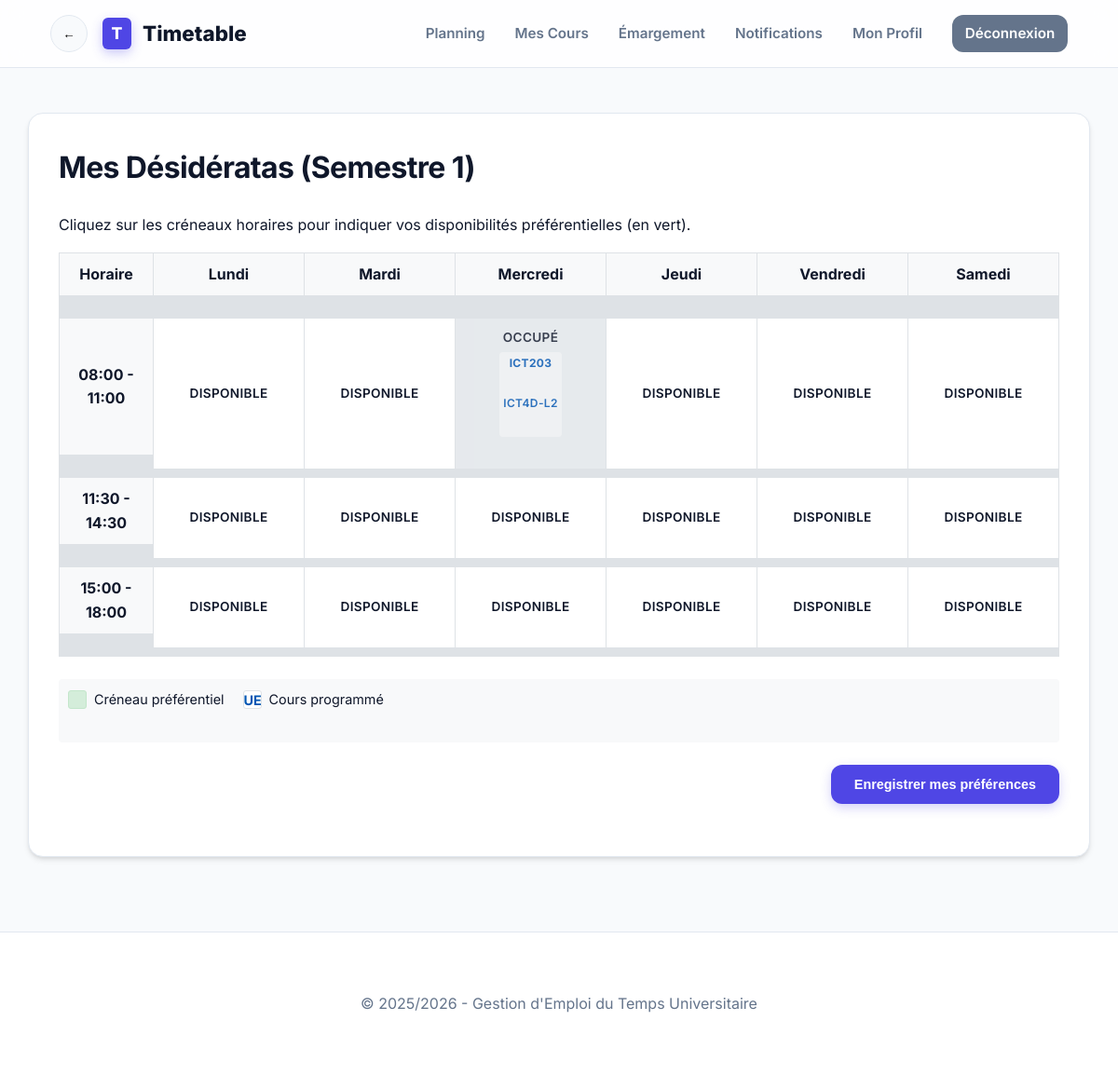
The app's page /timetable_app/modules/preferences/submit.php (signed in) with its own data.
### tables this page shows
CREATE TABLE `slots` (
  `id` int(11) NOT NULL AUTO_INCREMENT,
  `day` varchar(20) NOT NULL,
  `start_time` varchar(10) NOT NULL,
  `end_time` varchar(10) NOT NULL,
  PRIMARY KEY (`id`)
);

CREATE TABLE `timetable` (
  `id` int(11) NOT NULL AUTO_INCREMENT,
  `class_id` int(11) DEFAULT NULL,
  `course_id` int(11) DEFAULT NULL,
  `teacher_id` int(11) DEFAULT NULL,
  `room_id` int(11) DEFAULT NULL,
  `slot_id` int(11) DEFAULT NULL,
  `semester_id` int(11) DEFAULT NULL,
  `week_number` int(11) DEFAULT NULL,
  `date_passage` date DEFAULT NULL,
  `group_name` varchar(10) DEFAULT NULL,
  `type` varchar(20) DEFAULT 'CM',
  PRIMARY KEY (`id`),
  KEY `class_id` (`class_id`),
  KEY `course_id` (`course_id`),
  KEY `teacher_id` (`teacher_id`),
  KEY `room_id` (`room_id`),
  KEY `slot_id` (`slot_id`),
  KEY `semester_id` (`semester_id`),
  CONSTRAINT `timetable_ibfk_1` FOREIGN KEY (`class_id`) REFERENCES `classes` (`id`),
  CONSTRAINT `timetable_ibfk_2` FOREIGN KEY (`course_id`) REFERENCES `courses` (`id`),
  CONSTRAINT `timetable_ibfk_3` FOREIGN KEY (`teacher_id`) REFERENCES `teachers` (`id`),
  CONSTRAINT `timetable_ibfk_4` FOREIGN KEY (`room_id`) REFERENCES `rooms` (`id`),
  CONSTRAINT `timetable_ibfk_5` FOREIGN KEY (`slot_id`) REFERENCES `slots` (`id`),
  CONSTRAINT `timetable_ibfk_6` FOREIGN KEY (`semester_id`) REFERENCES `semesters` (`id`)
);

CREATE TABLE `courses` (
  `id` int(11) NOT NULL AUTO_INCREMENT,
  `code` varchar(20) NOT NULL,
  `title` varchar(200) NOT NULL,
  `program_id` int(11) DEFAULT NULL,
  PRIMARY KEY (`id`),
  KEY `program_id` (`program_id`),
  CONSTRAINT `courses_ibfk_1` FOREIGN KEY (`program_id`) REFERENCES `programs` (`id`)
);

CREATE TABLE `classes` (
  `id` int(11) NOT NULL AUTO_INCREMENT,
  `program_id` int(11) DEFAULT NULL,
  `name` varchar(50) NOT NULL,
  `size` int(11) DEFAULT NULL,
  `semester_id` int(11) DEFAULT NULL,
  PRIMARY KEY (`id`),
  KEY `program_id` (`program_id`),
  KEY `semester_id` (`semester_id`),
  CONSTRAINT `classes_ibfk_1` FOREIGN KEY (`program_id`) REFERENCES `programs` (`id`),
  CONSTRAINT `classes_ibfk_2` FOREIGN KEY (`semester_id`) REFERENCES `semesters` (`id`)
);

### timetable_app/modules/preferences/submit.php (the view, shortened to what this page needs)
<?php
require_once '../../includes/config.php';
$user_id = $_SESSION['user_id'];
$semester_id = 1;
$stmt = $pdo->prepare("SELECT id FROM teachers WHERE user_id = ?");
$stmt->execute([$user_id]);
$teacher = $stmt->fetch();
$teacher_id = $teacher['id'];
$slots = $pdo->query("SELECT * FROM slots ORDER BY id")->fetchAll();
$days = ['Lundi', 'Mardi', 'Mercredi', 'Jeudi', 'Vendredi', 'Samedi'];
$hours = $pdo->query("SELECT DISTINCT start_time, end_time FROM slots ORDER BY start_time")->fetchAll();
$existing_prefs = [];
$scheduled_courses = [];
$stmt = $pdo->prepare("
    SELECT t.slot_id, co.code, cl.name as class_name
    FROM timetable t
    JOIN courses co ON t.course_id = co.id
    JOIN classes cl ON t.class_id = cl.id
    WHERE t.teacher_id = ? AND t.semester_id = ?
");
$stmt->execute([$teacher_id, $semester_id]);
while ($row = $stmt->fetch()) {
    $scheduled_courses[$row['slot_id']][] = $row;
}
require_once '../../includes/header.php';
?>
<div class="card">
    <h1>Mes Désidératas (Semestre 1)</h1>
    <p>Cliquez sur les créneaux horaires pour indiquer vos disponibilités préférentielles (en vert).</p>
    <form method="POST">
        <div class="pref-grid">
            <div class="grid-header">Horaire</div>
            <?php foreach ($days as $day): ?>
                <div class="grid-header"><?php echo $day; ?></div>
            <?php endforeach; ?>
            <?php foreach ($hours as $h): ?>
                <div class="grid-header"><?php echo $h['start_time'] . ' - ' . $h['end_time']; ?></div>
                <?php foreach ($days as $day): ?>
                    <?php
                        $current_slot_id = null;
                        foreach ($slots as $s) {
                            if ($s['day'] === $day && $s['start_time'] === $h['start_time']) {
                                $current_slot_id = $s['id'];
                                break;
                            }
                        }
                    ?>
                    <?php if ($current_slot_id): ?>
                        <?php
                        $is_checked = in_array($current_slot_id, $existing_prefs);
                        $has_course = isset($scheduled_courses[$current_slot_id]);
                        ?>
                        <label class="pref-cell <?php echo $is_checked ? 'selected' : ''; ?> <?php echo $has_course ? 'disabled' : ''; ?>">
                            <?php if (!$has_course): ?>
                                <span><?php echo $is_checked ? 'Préférentiel' : 'Disponible'; ?></span>
                            <?php else: ?>
                                <span>Occupé</span>
                            <?php endif; ?>
                            <?php if ($has_course): ?>
                                <div class="scheduled-info">
                                    <?php foreach ($scheduled_courses[$current_slot_id] as $sc): ?>
                                        <div><strong><?php echo htmlspecialchars($sc['code']); ?></strong></div>
                                        <div><?php echo htmlspecialchars($sc['class_name']); ?></div>
                                    <?php endforeach; ?>
                                </div>
                            <?php endif; ?>
                        </label>
                    <?php else: ?>
                        <div class="pref-cell" style="background: #eee; color: #999;">-</div>
                    <?php endif; ?>
                <?php endforeach; ?>
            <?php endforeach; ?>
        </div>
        <div class="grid-legend">
            <div class="legend-item">
                <span class="legend-color" style="background-color: #d4edda; border: 1px solid #c3e6cb;"></span>
                Créneau préférentiel
            </div>
            <div class="legend-item">
                <span class="legend-color" style="color: #0056b3; text-align: center; font-weight: bold; border: 1px solid #dee2e6; background-color: white;">UE</span>
                Cours programmé
            </div>
        </div>
        <div style="margin-top: 20px; text-align: right;">
            <button type="submit" class="btn btn-primary">Enregistrer mes préférences</button>
        </div>
    </form>
</div>
<?php require_once '../../includes/footer.php'; ?>

### timetable_app/assets/css/style.css (style rules this page uses)
:root { --primary: #4f46e5; --primary-hover: #4338ca; --primary-light: #eef2ff; --secondary: #64748b; --secondary-hover: #475569; --success: #10b981; --success-hover: #059669; --danger: #ef4444; --danger-hover: #dc2626; --warning: #f59e0b; --bg: #f8fafc; --surface: #ffffff; --text: #0f172a; --text-muted: #64748b; --border: #e2e8f0; --input-bg: #ffffff; --shadow-sm: 0 1px 2px 0 rgb(0 0 0 / 0.05); --shadow: 0 4px 6px -1px rgb(0 0 0 / 0.1), 0 2px 4px -2px rgb(0 0 0 / 0.1); --shadow-md: 0 10px 15px -3px rgb(0 0 0 / 0.1), 0 4px 6px -4px rgb(0 0 0 / 0.1); --shadow-lg: 0 20px 25px -5px rgb(0 0 0 / 0.1), 0 8px 10px -6px rgb(0 0 0 / 0.1); --radius-sm: 0.375rem; --radius: 0.75rem; --radius-lg: 1rem; --transition: all 0.3s cubic-bezier(0.4, 0, 0.2, 1); }
* { box-sizing: border-box; margin: 0; padding: 0; }
body { font-family: 'Inter', -apple-system, BlinkMacSystemFont, "Segoe UI", Roboto, sans-serif; background-color: var(--bg); color: var(--text); line-height: 1.6; -webkit-font-smoothing: antialiased; }
.card { background: var(--surface); padding: 2rem; border-radius: var(--radius-lg); border: 1px solid var(--border); box-shadow: var(--shadow); margin-bottom: 2rem; transition: var(--transition); animation: fadeIn 0.8s cubic-bezier(0.16, 1, 0.3, 1); }
.card h1, .card h2, .card h3 { margin-bottom: 1.5rem; color: var(--text); font-weight: 700; letter-spacing: -0.02em; }
.btn { display: inline-flex; align-items: center; justify-content: center; padding: 0.75rem 1.5rem; border-radius: var(--radius); font-weight: 600; font-size: 0.9rem; cursor: pointer; transition: var(--transition); text-decoration: none; border: 1px solid transparent; gap: 0.5rem; }
.btn-primary { background: var(--primary); color: white; box-shadow: 0 4px 12px rgba(79, 70, 229, 0.25); }
form div { margin-bottom: 1.5rem; }
label { display: block; margin-bottom: 0.6rem; font-weight: 600; font-size: 0.85rem; color: var(--text); text-transform: uppercase; letter-spacing: 0.025em; }

### timetable_app/modules/preferences/submit.php (style rules this page uses)
.pref-grid { display: grid; grid-template-columns: 100px repeat(6, 1fr); gap: 1px; background: #dee2e6; border: 1px solid #dee2e6; margin-top: 1rem; }
.pref-cell, .grid-header { background: white; padding: 10px; display: flex; align-items: center; justify-content: center; text-align: center; flex-direction: column; }
.grid-header { font-weight: bold; background-color: #f8f9fa; }
.pref-cell { cursor: pointer; transition: background-color 0.2s; min-height: 60px; user-select: none; }
.pref-cell.disabled { cursor: not-allowed; background-color: #e9ecef; opacity: 0.8; }
.scheduled-info { font-size: 0.75rem; color: #0056b3; margin-top: 4px; background: rgba(255,255,255,0.5); padding: 2px 4px; border-radius: 4px; }
.grid-legend { display: flex; gap: 20px; margin-top: 15px; padding: 10px; background: #f8f9fa; border-radius: 4px; }
.legend-item { display: flex; align-items: center; gap: 8px; font-size: 0.9rem; }
.legend-color { display: inline-block; width: 20px; height: 20px; border-radius: 3px; line-height: 20px; }

### records on screen
slots: shows "DISPONIBLE"
slots: shows "DISPONIBLE"
timetable: course.code "ICT203", class.name "ICT4D-L2"
slots: shows "DISPONIBLE"
slots: shows "DISPONIBLE"
slots: shows "DISPONIBLE"
slots: shows "DISPONIBLE"
slots: shows "DISPONIBLE"
slots: shows "DISPONIBLE"
slots: shows "DISPONIBLE"
slots: shows "DISPONIBLE"
slots: shows "DISPONIBLE"
slots: shows "DISPONIBLE"
slots: shows "DISPONIBLE"
slots: shows "DISPONIBLE"
slots: shows "DISPONIBLE"
slots: shows "DISPONIBLE"
slots: shows "DISPONIBLE"

### other values on screen
$day "Lundi"
$day "Mardi"
$day "Mercredi"
$day "Jeudi"
$day "Vendredi"
$day "Samedi"
$h['start_time'] "08:00"
$h['end_time'] "11:00"
$h['start_time'] "11:30"
$h['end_time'] "14:30"
$h['start_time'] "15:00"
$h['end_time'] "18:00"
